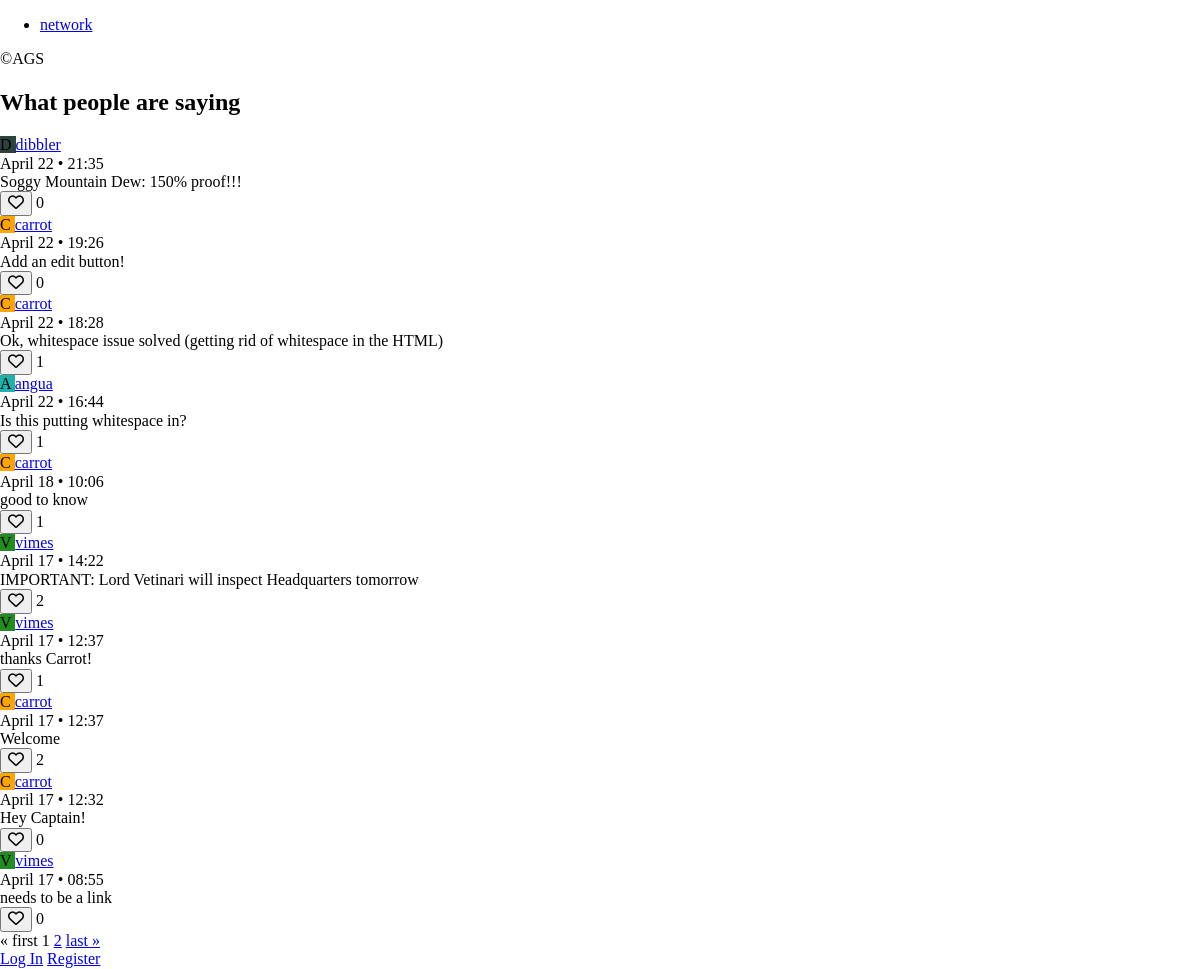
Before: / with the older database file.
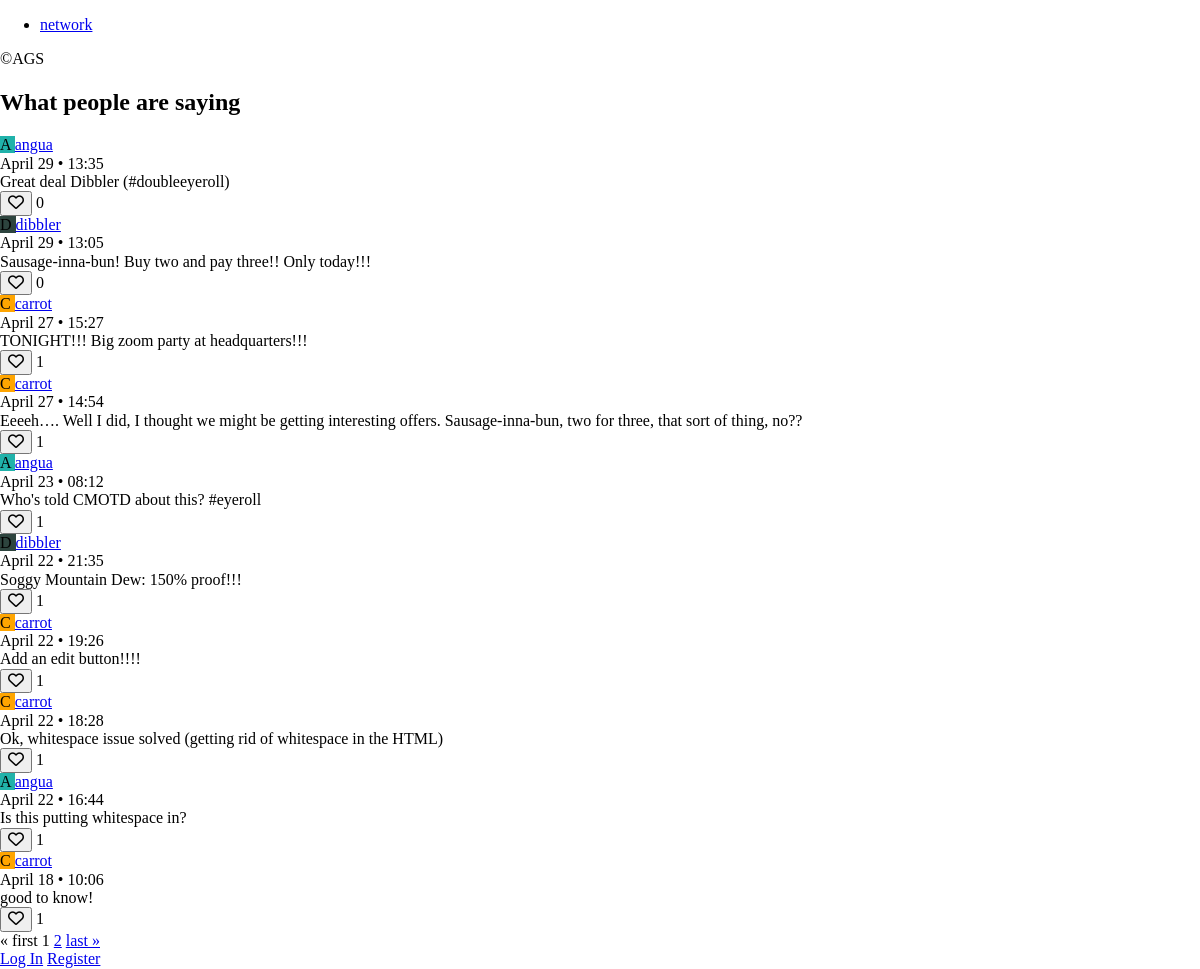
After: the same page with the newer database file.
### network/models.py (models this page shows, shortened)
class Post(models.Model):
    writer = models.ForeignKey(
        User, on_delete=models.CASCADE, related_name='posts')
    post = models.CharField(max_length=140)
    timestamp = models.DateTimeField(auto_now_add=True)
    liked_by = models.ManyToManyField(
        User, blank=True, related_name='posts_liked')

class User(AbstractUser):
    color = models.CharField(max_length=7, default='#000000')
    following = models.ManyToManyField(
        'self', symmetrical=False, blank=True, related_name='follower')

### network/views.py (the view)
# urls.py: path('', views.index, name='index'),
def index(request):
    posts = Post.objects.order_by('-timestamp').all()
    paginator = Paginator(posts, 10)
    page_number = request.GET.get('page')
    page_obj = paginator.get_page(page_number)
    return render(request, 'network/index.html', {
        'form': PostForm(),
        'page_obj': page_obj,
        'post_list_type': 'all'
    })

### network/templates/network/index.html (shortened to what this page needs)
{% extends "network/layout.html" %} {% block body %}
{% if post_list_type == "all" %}
<section id="all-view">
    <h2>What people are saying</h2>
</section>
{% endif %}
<section id="postlist">
    {% for post in page_obj %}
    <article class="post">
        <div class="post-writer">
            <span class="avatar" style="background-color: {{ post.writer.color }}">
                {{ post.writer.username.0|upper }}
            </span>
            <a href="{% url 'profile' post.writer.username %}">
                {{ post.writer.username }}
            </a>
        </div>
        <div class="post-time">
            {% if current_year > post.timestamp|date:"Y" %}
            {{ post.timestamp|date:"F j, Y" }} &#8226; {{ post.timestamp|date:"H:i" }}
            {% else %}
            {{ post.timestamp|date:"F j" }} &#8226; {{ post.timestamp|date:"H:i" }}
            {% endif %}
        </div>
        <div class="post-message" id="post-message-{{ post.id }}">{{ post.post }}</div>
        <div class="post-likes">
            <button class="btn-like" data-value="{{ post.id }}">
                {% if user in post.liked_by.all %}
                <i id="heart-{{ post.id }}" class="fas fa-heart"></i>
                {% else %}
                <i id="heart-{{ post.id }}" class="far fa-heart"></i>
                {% endif %}
            </button>
            <span id="likes-count-{{ post.id }}">
                {{ post.liked_by.count }}
            </span>
        </div>
    </article>
    {% endfor %}
</section>
<nav class="pages">
    {% if page_obj.has_previous %}
    <a href="?page=1" class="page page-general">&laquo; first</a>
    <a href="?page={{ page_obj.previous_page_number }}" class="page page-general">{{ page_obj.previous_page_number}}</a>
    {% else %}
    <span aria-hidden="true" class="page page-inactive">&laquo; first</span>
    {% endif %}
    <span class="page page-current">{{ page_obj.number }}</span>
    {% if page_obj.has_next %}
    <a href="?page={{ page_obj.next_page_number }}" class="page page-general">{{ page_obj.next_page_number }}</a>
    <a href="?page={{ page_obj.paginator.num_pages }}" class="page page-general">last &raquo;</a>
    {% else %}
    <span aria-hidden="true" class="page page-inactive">last &raquo;</span>
    {% endif %}
</nav>
{% endblock %}

Changed rows visible on the page:
no longer on this page (row unchanged): Post: writer.username.0 "V", writer.username "vimes", timestamp "April 17", timestamp "14:22", post "IMPORTANT: Lord Vetinari will inspect Headquarters tomorrow", liked_by.count "2"
no longer on this page (row unchanged): Post: writer.username.0 "V", writer.username "vimes", timestamp "April 17", timestamp "12:37", post "thanks Carrot!", liked_by.count "1"
no longer on this page (row unchanged): Post: writer.username.0 "C", writer.username "carrot", timestamp "April 17", timestamp "12:37", post "Welcome", liked_by.count "2"
no longer on this page (row unchanged): Post: writer.username.0 "C", writer.username "carrot", timestamp "April 17", timestamp "12:32", post "Hey Captain!", liked_by.count "0"
no longer on this page (row unchanged): Post: writer.username.0 "V", writer.username "vimes", timestamp "April 17", timestamp "08:55", post "needs to be a link", liked_by.count "0"
added Post: writer.username.0 "A", writer.username "angua", timestamp "April 29", timestamp "13:35", post "Great deal Dibbler (#doubleeyeroll)", liked_by.count "0"
added Post: writer.username.0 "D", writer.username "dibbler", timestamp "April 29", timestamp "13:05", post "Sausage-inna-bun! Buy two and pay three!! Only today!!!", liked_by.count "0"
added Post: writer.username.0 "C", writer.username "carrot", timestamp "April 27", timestamp "15:27", post "TONIGHT!!! Big zoom party at headquarters!!!", liked_by.count "1"
added Post: writer.username.0 "C", writer.username "carrot", timestamp "April 27", timestamp "14:54", post "Eeeeh…. Well I did, I thought we might be getting interesting offers. Sausage-inna-bun, two for three, that sort of thing, no??", liked_by.count "1"
added Post: writer.username.0 "A", writer.username "angua", timestamp "April 23", timestamp "08:12", post "Who's told CMOTD about this? #eyeroll", liked_by.count "1"
computed for Post "Soggy Mountain Dew: 150% proof!!!": liked_by.count "0" → "1"
changed Post: post "Add an edit button!" → "Add an edit button!!!!"; liked_by.count "0" → "1"
changed Post "April 18": post "good to know" → "good to know!"
